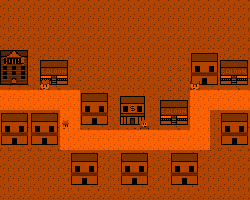

A level layout from a 2D game, rendered from its tile map. Below: a short description, then the map file with its tile-grid data intact:
An orthogonal 25x20 tile map with 10x10 px tiles, 2 tile layers (solid, objects).

<map version="1.0" orientation="orthogonal" renderorder="right-down" width="25" height="20" tilewidth="10" tileheight="10" nextobjectid="1">
 <tileset firstgid="1" name="tileset" tilewidth="10" tileheight="10" tilecount="84" columns="14">
  <image source="tileset.png" width="140" height="60" />
 </tileset>
 <layer name="solid" width="25" height="20">
  <data encoding="csv">
4,4,4,4,4,4,4,4,4,4,4,4,4,4,4,4,4,4,4,4,4,4,4,4,4,
4,4,4,4,4,4,4,4,4,4,4,4,4,4,4,4,4,4,4,4,4,4,4,4,4,
4,4,4,4,4,4,4,4,4,4,4,4,4,4,4,4,4,4,4,4,4,4,4,4,4,
4,4,4,4,4,4,4,4,4,4,4,4,4,4,4,4,4,4,4,4,4,4,4,4,4,
4,4,4,4,4,4,4,4,4,4,4,4,4,4,4,4,4,4,4,4,4,4,4,4,4,
15,16,17,4,4,4,4,4,4,4,4,4,4,4,4,4,4,4,4,24,25,26,4,4,4,
29,30,31,4,32,33,34,4,4,4,4,4,4,4,4,4,4,4,4,38,39,40,32,33,34,
43,44,45,71,46,47,48,71,4,4,4,4,4,4,4,4,4,4,4,52,53,54,46,47,48,
57,58,59,4,60,61,62,4,71,4,4,4,4,4,4,4,4,4,71,66,67,68,60,61,62,
6,6,6,6,6,6,6,6,24,25,26,4,21,22,23,4,4,4,71,6,6,6,6,6,6,
6,6,6,6,6,6,6,6,38,39,40,4,35,36,37,4,32,33,34,6,6,6,6,6,6,
24,25,26,24,25,26,6,6,52,53,54,71,49,50,51,71,46,47,48,6,6,4,24,25,26,
38,39,40,38,39,40,6,6,66,67,68,4,63,64,65,4,60,61,62,6,6,4,38,39,40,
52,53,54,52,53,54,6,6,6,6,6,6,6,6,6,6,6,6,6,6,6,4,52,53,54,
66,67,68,66,67,68,6,6,6,6,6,6,6,6,6,6,6,6,6,6,6,4,66,67,68,
4,4,4,4,4,4,4,24,25,26,4,4,24,25,26,4,4,24,25,26,4,4,4,4,4,
4,4,4,4,4,4,4,38,39,40,4,4,38,39,40,4,4,38,39,40,4,4,4,4,4,
4,4,4,4,4,4,4,52,53,54,4,4,52,53,54,4,4,52,53,54,4,4,4,4,4,
4,4,4,4,4,4,4,66,67,68,4,4,66,67,68,4,4,66,67,68,4,4,4,4,4,
4,4,4,4,4,4,4,4,4,4,4,4,4,4,4,4,4,4,4,4,4,4,4,4,4
</data>
 </layer>
 <layer name="objects" width="25" height="20">
  <data encoding="csv">
0,0,0,0,0,0,0,0,0,0,0,0,0,0,0,0,0,0,0,0,0,0,0,0,0,
0,0,0,0,0,0,0,0,0,0,0,0,0,0,0,0,0,0,0,0,0,0,0,0,0,
0,0,0,0,0,0,0,0,0,0,0,0,0,0,0,0,0,0,0,0,0,0,0,0,0,
0,0,0,0,0,0,0,0,0,0,0,0,0,0,0,0,0,0,0,0,0,0,0,0,0,
0,0,0,0,0,0,0,0,0,0,0,0,0,0,0,0,0,0,0,0,0,0,0,0,0,
0,0,0,0,0,0,0,0,0,0,0,0,0,0,0,0,0,0,0,0,0,0,0,0,0,
0,0,0,0,0,0,0,0,0,0,0,0,0,0,0,0,0,0,0,0,0,0,0,0,0,
0,0,0,0,0,0,0,71,71,0,0,0,0,0,0,0,0,71,71,0,0,0,0,0,0,
0,0,0,0,8,0,0,0,71,0,0,0,0,0,0,0,0,71,71,8,0,0,0,0,0,
0,0,0,0,0,0,0,0,0,0,0,0,0,0,0,0,0,71,0,0,0,0,0,0,0,
0,0,0,0,0,0,0,0,0,0,0,0,0,0,0,0,0,0,0,0,0,0,0,0,0,
0,0,0,0,0,0,0,0,0,0,0,0,0,0,0,0,0,0,0,0,0,0,0,0,0,
0,0,0,0,0,0,10,0,0,0,0,0,0,0,9,0,0,0,0,0,0,0,0,0,0,
0,0,0,0,0,0,0,0,0,0,0,0,0,0,0,0,0,0,0,0,0,0,0,0,0,
0,0,0,0,0,0,0,0,0,0,0,0,0,0,0,0,0,0,0,0,0,0,0,0,0,
71,71,71,71,71,71,71,0,0,0,0,0,0,0,0,0,0,0,0,0,71,71,71,71,71,
0,0,0,0,0,0,0,0,0,0,0,0,0,0,0,0,0,0,0,0,0,0,0,0,0,
0,0,0,0,0,0,0,0,0,0,0,0,0,0,0,0,0,0,0,0,0,0,0,0,0,
0,0,0,0,0,0,0,0,0,0,0,0,0,0,0,0,0,0,0,0,0,0,0,0,0,
0,0,0,0,0,0,0,0,0,0,0,0,0,0,0,0,0,0,0,0,0,0,0,0,0
</data>
 </layer>
</map>